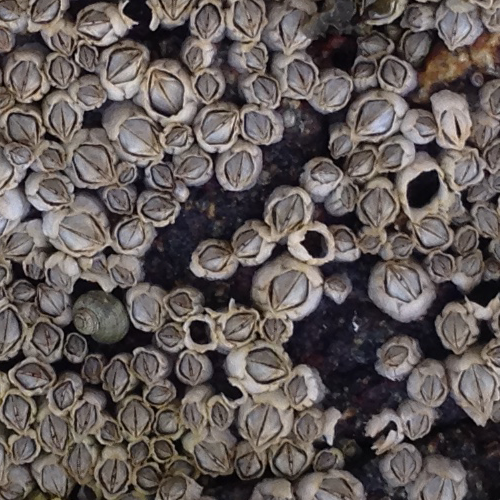
#> input picture experiments/Barnacle_Assistant/data/unseen_img2.png, 500 x 500 px
$ python -i scale_estimators.py   (imports and definitions only)
#> lines starting #> are read from the running program, lines starting #| are printed output that depends on the picture
### experiments/Barnacle_Improvement_Study/common.py
"""Shared paths and helpers for the improvement study.

Layout expected (override with environment variables):
  <parent>/Barnacle_Improvement_Study/   (this package)
  <parent>/Barnacle_Three_Track_Study/   BARNACLE_THREE_TRACK  (models, selections, project/)
  <parent>/Barnacle_Assistant/           BARNACLE_ASSISTANT    (extra data: unseen photos)

tile_predict_np mirrors barnacles.modern.tile_predict line for line, replacing
only the Ultralytics call with npyolo.yolo_np.Model.predict.
"""
import json
import os
import sys
import hashlib
from pathlib import Path
import numpy as np
import cv2

ROOT = Path(__file__).resolve().parent
THREE_TRACK = Path(os.environ.get('BARNACLE_THREE_TRACK', ROOT.parent / 'Barnacle_Three_Track_Study'))
ASSISTANT = Path(os.environ.get('BARNACLE_ASSISTANT', ROOT.parent / 'Barnacle_Assistant'))
PROJECT = THREE_TRACK / 'project'
DATA = PROJECT / 'data'
EXTRA_DATA = ASSISTANT / 'data'
MODELS = THREE_TRACK / 'models'
SELECTIONS = THREE_TRACK / 'results'
RESULTS = ROOT / 'results'
FIGURES = ROOT / 'figures'
CACHE = ROOT / 'cache'
for _p in (RESULTS, FIGURES, CACHE):
    _p.mkdir(exist_ok=True)
if not PROJECT.exists():
    raise SystemExit(f'Cannot find {PROJECT}. Place this folder next to Barnacle_Three_Track_Study '
                     'or set BARNACLE_THREE_TRACK.')
sys.path.insert(0, str(PROJECT))
sys.path.insert(0, str(ROOT / 'npyolo'))
from barnacles.modern import prepare_cases, windows, choose_confidence  # noqa: E402
from barnacles.core import metrics, match_objects, rectify, read_rgb  # noqa: E402
from yolo_np import Model  # noqa: E402

_CASES = None


# [47 lines left out: functions find_image, cases, rectified, tile_predict_np, not called in this run]


_MODELS = {}


# [5 lines left out: function model, not called in this run]


def _key(model_path, image_key, bounds):
    h = hashlib.sha256(Path(model_path).read_bytes()).hexdigest()[:16]
    return CACHE / f'{Path(model_path).stem}_{h}_{image_key}_{"_".join(map(str, bounds))}.npz'


# [9 lines left out: function cached_predict, not called in this run]


def in_box(xy, b):
    return (xy[:, 0] >= b[0]) & (xy[:, 0] < b[2]) & (xy[:, 1] >= b[1]) & (xy[:, 1] < b[3])


def gt_region(k, b):
    g = cases()[k]['gt']
    return g[in_box(g, b)]


def save_json(path, obj):
    Path(path).parent.mkdir(parents=True, exist_ok=True)
    Path(path).write_text(json.dumps(obj, indent=2, allow_nan=False, default=_np) + '\n')


# [46 lines left out: functions _np, tile_predict_feats, cached_feats, not called in this run]

### experiments/Barnacle_Brief_Ideas_Study/scale_estimators.py
"""Label-free estimates of barnacle scale in a photo (no detector involved).

log_scale   characteristic scale of blobs: sigma maximising the mean of the top 2% of
            scale-normalised |LoG| responses; returned as an equivalent radius (sqrt(2)*sigma)
acf_spacing typical centre-to-centre spacing: first peak of the radially averaged
            autocorrelation of the band-passed image. Motivated by the data exploration:
            barnacles are evenly spaced (Clark-Evans R > 1 in DALI), so texture repeats at
            the spacing distance.
Validation (labels used only to CHECK the estimators, never inside them): Spearman correlation
with the true median radius / median nearest-neighbour distance on Roboflow dev photos, and
the photo-2/photo-1 ratio on DALI (true radius ratio 1.22, true spacing ratio from labels).
"""
import json
import sys
from pathlib import Path
import numpy as np
import cv2
from scipy import ndimage as ndi
from scipy.spatial import cKDTree
from scipy.stats import spearmanr
sys.path.insert(0, str(Path(__file__).resolve().parent))
import common2 as C2  # noqa: E402

SIGMAS = np.geomspace(1.2, 40, 30)


def _gray(rgb):
    g = cv2.cvtColor(rgb, cv2.COLOR_RGB2GRAY).astype(np.float32)
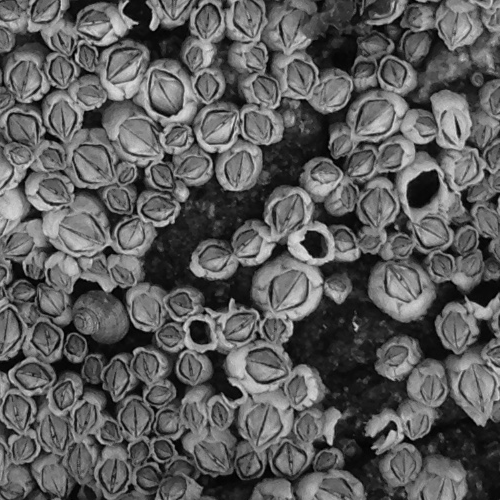
#> g: shape (500, 500) float32; min 0, max 223, mean 92.4
    mu = cv2.GaussianBlur(g, (0, 0), 25)
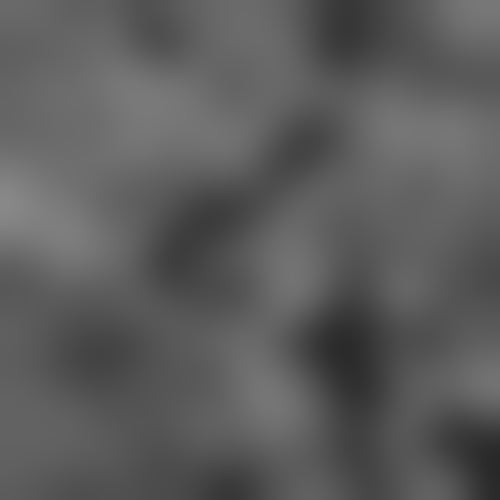
#> mu: shape (500, 500) float32; min 40.15, max 136.8, mean 92.4
    sd = np.sqrt(cv2.GaussianBlur((g - mu) ** 2, (0, 0), 25)) + 1e-3
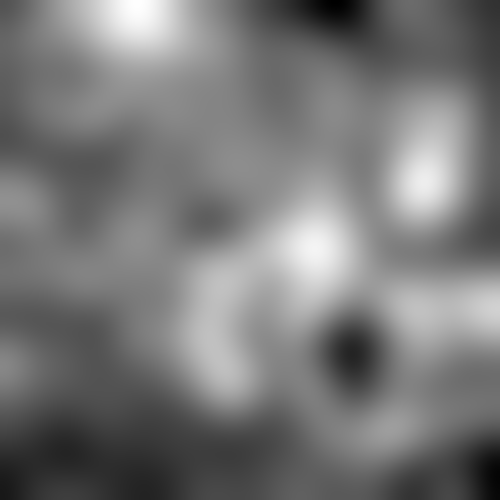
#> sd: shape (500, 500) float32; min 30.08, max 61.61, mean 45; drawn with min black and max white
    return (g - mu) / sd
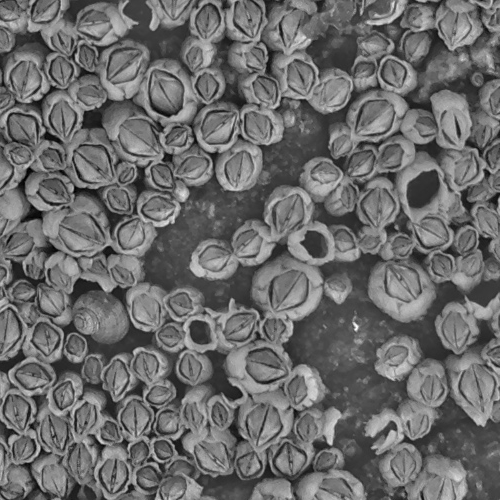
#> returned value: shape (500, 500) float32; min -2.73, max 3.7, mean -0.00451; drawn with min black and max white


# [19 lines left out: function log_scale, not called in this run]


def acf_spacing(rgb, rmin=4, rmax=150):
    g = _gray(rgb)
    g = cv2.GaussianBlur(g, (0, 0), 1.0) - cv2.GaussianBlur(g, (0, 0), 30)   # band-pass
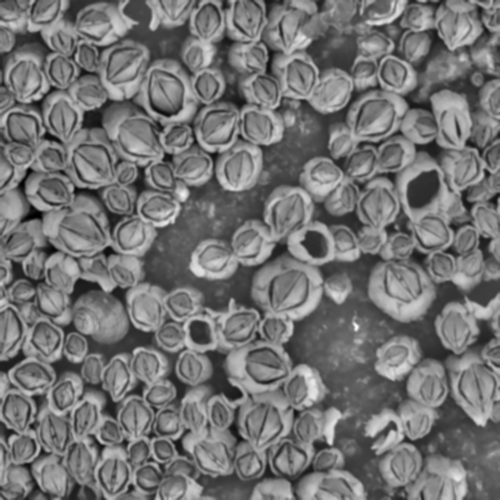
#> g: shape (500, 500) float32; min -2.53, max 3.02, mean -0.000177; drawn with min black and max white
    g -= g.mean()
    H, W = g.shape
#> H = 500; W = 500
    F = np.fft.rfft2(g, s=(2 * H, 2 * W))
    ac = np.fft.irfft2(np.abs(F) ** 2, s=(2 * H, 2 * W))
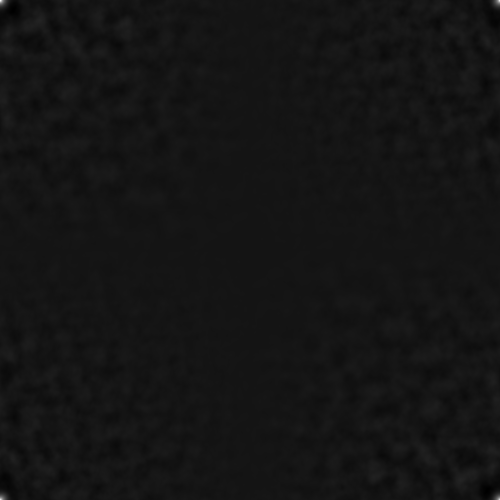
#> ac: shape (1000, 1000) float64 (shown at 1/2 size); min -16214, max 181865.6, mean 0; drawn with min black and max white
    ac = np.fft.fftshift(ac)
    cy, cx = H, W
#> cy = 500; cx = 500
    yy, xx = np.indices(ac.shape)
    rr = np.hypot(yy - cy, xx - cx).astype(int)
    sel = rr <= rmax
    prof = np.bincount(rr[sel], ac[sel]) / np.maximum(np.bincount(rr[sel]), 1)
#> prof = 151 values, max 181865.6 at index 0, min -9673.8 at index 31, mean 6890
    prof = prof / prof[0]
#> prof = 151 values, max 1 at index 0, min -0.0532 at index 31, mean 0.0379
    prof = ndi.gaussian_filter1d(prof, 1.0)
#> prof = 151 values, max 0.969 at index 0, min -0.0527 at index 31, mean 0.0379
    for r in range(rmin, len(prof) - 1):   # first local maximum after the central peak
        if prof[r] > prof[r - 1] and prof[r] >= prof[r + 1]:
            return float(r)
#> this loop made 79 passes
    return float('nan')


# [49 lines left out: functions true_stats, main, not called in this run]


# [2 lines not run here, left out]

>>> import cv2
>>> picture = cv2.cvtColor(cv2.imread('../Barnacle_Assistant/data/unseen_img2.png'), cv2.COLOR_BGR2RGB)
>>> result = acf_spacing(picture)
#> result = 82
